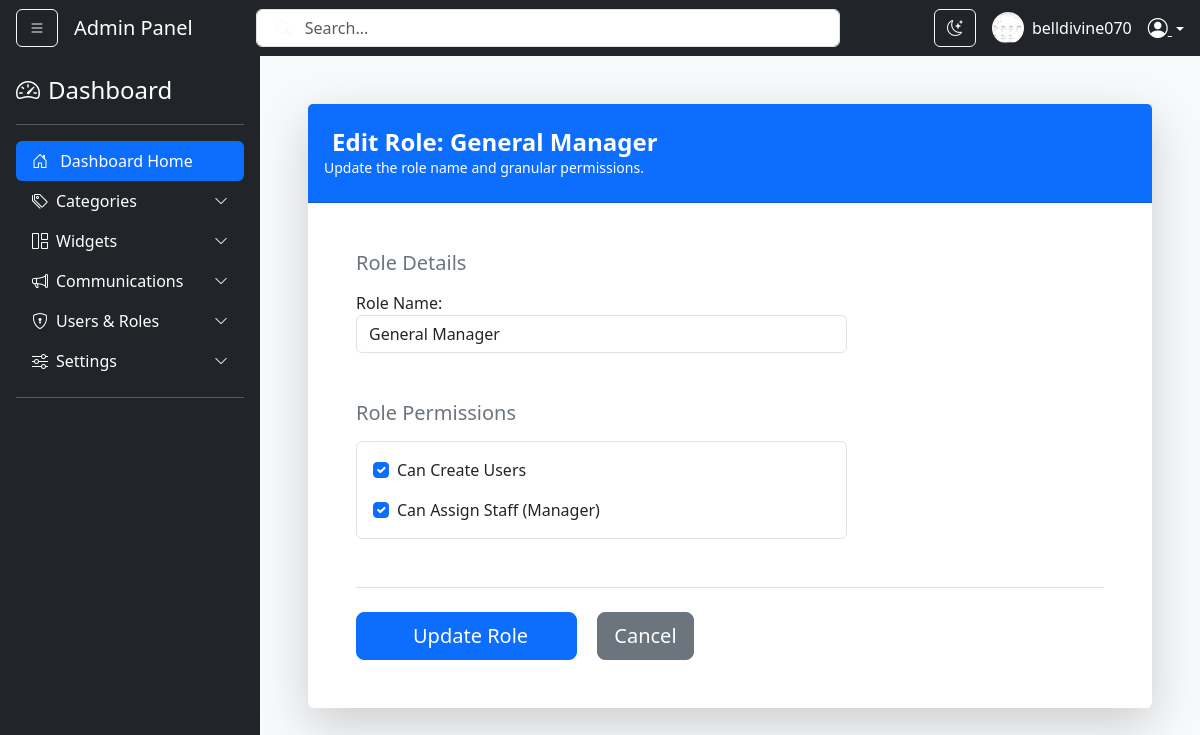
Page /bg-admin/roles/edit/2/ (signed in) on the committed database.
### users/models.py (models this page shows, shortened)
class CustomUser(AbstractBaseUser, PermissionsMixin):
    id = models.UUIDField(primary_key=True, default=uuid.uuid4, editable=False)
    email = models.EmailField(unique=True)
    username = models.CharField(max_length=150, unique=True)
    first_name = models.CharField(max_length=30)
    last_name = models.CharField(max_length=30)
    full_name = models.CharField(max_length=60, blank=True, null=True, editable=False)
    is_subscribed = models.BooleanField(default=True, verbose_name="Wants Newsletters")
    is_active = models.BooleanField(default=True)
    is_staff = models.BooleanField(default=False)
    is_manager = models.BooleanField(default=False)
    is_online = models.BooleanField(default=False)
    department = models.ForeignKey(Department, on_delete=models.SET_NULL, null=True, blank=True)
    date_joined = models.DateTimeField(default=timezone.now)
    role = models.ForeignKey('users.Role', on_delete=models.SET_NULL, null=True, blank=True, related_name='users')
    assigned_to = models.ForeignKey('self', on_delete=models.SET_NULL, null=True, blank=True, related_name='subordinates')
    region = models.CharField(max_length=50, blank=True, null=True)
    religion = models.CharField(max_length=50, blank=True, null=True)
    tribe = models.CharField(max_length=50, blank=True, null=True)
    ip_address = models.GenericIPAddressField(blank=True, null=True)
    racial_info = models.CharField(max_length=20, choices=[('black', 'Black'), ('white', 'White'), ('other', 'Other')], blank=True, null=True)
    profile_image = models.ImageField(upload_to='profile_images/', null=True, blank=True)
    USERNAME_FIELD = 'email'
    REQUIRED_FIELDS = ['username', 'first_name', 'last_name']
    objects = CustomUserManager()
    class Meta:
        verbose_name = 'Custom User'
        verbose_name_plural = 'Custom Users'

class Role(models.Model):
    name = models.CharField(max_length=50, unique=True, verbose_name="Role Name")
    slug = models.SlugField(max_length=50, unique=True, editable=False)
    can_create_user = models.BooleanField(default=False, verbose_name="Can Create Users")
    can_assign_staff = models.BooleanField(default=False, verbose_name="Can Assign Staff (Manager)")
    class Meta:
        verbose_name = "User Role"
        verbose_name_plural = "User Roles"

### users/views.py (the view)
# urls.py: path('roles/edit/<int:pk>/', views.RoleUpdateView.as_view(), name='edit_role'),
class RoleUpdateView(UserPassesTestMixin, UpdateView):
    model = Role
    form_class = RoleForm
    template_name = 'roles/edit_role.html'
    success_url = reverse_lazy('manage_roles')
    def test_func(self): return self.request.user.is_superuser

### users/forms.py
class RoleForm(forms.ModelForm):
    class Meta:
        model = Role
        fields = ['name', 'can_create_user', 'can_assign_staff']
        widgets = {
            'name': forms.TextInput(attrs={'class': 'form-control'}),
            'can_create_user': forms.CheckboxInput(attrs={'class': 'form-check-input'}),
            'can_assign_staff': forms.CheckboxInput(attrs={'class': 'form-check-input'}),
        }

### users/context_processors.py (called while the page is built)
def app_settings_processor(request):
    settings_dict = {}
    try:
        variables = AppVariable.objects.all().values('var_name', 'var_value')
        for var in variables:
            settings_dict[var['var_name']] = var['var_value']
    except Exception as e:
        print(f"Error loading AppVariables: {e}")
        settings_dict = {}
    return settings_dict

### users/templates/roles/edit_role.html (shortened to what this page needs)
{% extends "layout.html" %}
{% load static %}
{% load widget_tweaks %}
{% block content %}
<div class="container-fluid pt-4">
    <div class="card shadow-lg border-0">
        <div class="card-header bg-primary text-white py-4">
            <h4 class="m-0 fw-bold">
                 Edit Role: {{ role.name }}
            </h4>
            <p class="small mb-0">
                Update the role name and granular permissions.
            </p>
        </div>
        <div class="card-body p-5">
            <form method="post">
                <div class="row">
                    <div class="col-lg-8">
                        <h5 class="text-secondary mb-3">Role Details</h5>
                        <div class="mb-4">
                            {{ form.name.label_tag }}
                            {% render_field form.name class="form-control" %}
                        </div>
                        <h5 class="text-secondary mt-5 mb-3">Role Permissions</h5>
                        <div class="p-3 border rounded">
                            <div class="form-check mb-3">
                                {% render_field form.can_create_user class="form-check-input" %}
                                <label class="form-check-label fw-medium" for="{{ form.can_create_user.id_for_label }}">
                                    {{ form.can_create_user.label }}
                                </label>
                            </div>
                            <div class="form-check mb-0">
                                {% render_field form.can_assign_staff class="form-check-input" %}
                                <label class="form-check-label fw-medium" for="{{ form.can_assign_staff.id_for_label }}">
                                    {{ form.can_assign_staff.label }}
                                </label>
                            </div>
                        </div>
                    </div>
                </div>
                <div class="text-start border-top pt-4 mt-5">
                    <button type="submit" class="btn btn-primary btn-lg px-5">
                         Update Role
                    </button>
                    <a href="{% url 'manage_roles' %}" class="btn btn-secondary btn-lg ms-3">
                        Cancel
                    </a>
                </div>
            </form>
        </div>
    </div>
</div>
{% endblock content %}

### users/templates/layout.html (shortened to what this page needs)
{% load static %}
<!DOCTYPE html>
<html lang="en">
<head>
    <link rel="stylesheet" href="https://cdn.jsdelivr.net/npm/bootstrap-icons@1.13.1/font/bootstrap-icons.min.css">
    <link href="https://cdn.jsdelivr.net/npm/bootstrap@5.3.2/dist/css/bootstrap.min.css" rel="stylesheet">
    <link rel="stylesheet" href="{% static 'users/css/jquery.datetimepicker.min.css' %}">
    <link rel="stylesheet" href="{% static 'users/css/style.css' %}">
</head>
<body id="mainBody">
    <nav id="navbar" class="navbar navbar-expand-lg navbar-dark bg-dark sticky-top px-3">
        <button class="btn btn-outline-light me-3" id="sidebarToggle">
            <i class="bi bi-list"></i>
        </button>
        <a class="navbar-brand" href="#">Admin Panel</a>
        <form class="d-none d-md-flex mx-auto w-50 position-relative" role="search">
            <input class="form-control ps-5" type="search" placeholder="Search..." aria-label="Search">
            <button class="btn position-absolute top-50 start-0 translate-middle-y ms-2 border-0 bg-transparent" type="submit">
                <i class="bi bi-search text-light"></i>
            </button>
        </form>
        <div class="ms-auto d-flex align-items-center">
            <button class="btn btn-outline-light me-3 d-none d-sm-block" id="darkModeToggle" title="Toggle theme">
                <i class="bi bi-moon-stars" id="moonIcon"></i>
            </button>
            <img src="{% if user.profile_image %}{{ user.profile_image.url }}{% else %}{% static 'images/default_profile.png' %}{% endif %}" alt="Profile" class="rounded-circle me-2" width="32" height="32">
            <span class="text-white me-3 d-none d-lg-inline">{{ user.username|default:"Admin" }}</span>
            <div class="dropdown">
                <a class="text-white dropdown-toggle" data-bs-toggle="dropdown" style="cursor: pointer;">
                    <i class="bi bi-person-circle fs-5"></i>
                </a>
            </div>
        </div>
    </nav>
    <div class="d-flex">
        <div id="sidebar" class="bg-dark text-white p-3">
            <a href="/" class="d-flex align-items-center mb-3 text-white text-decoration-none">
                <i class="bi bi-speedometer2 fs-4 me-2"></i>
                <span class="fs-4">Dashboard</span>
            </a>
            <hr class="border-light">
            <ul class="nav nav-pills flex-column mb-auto">
                <li class="nav-item">
                    <a href="{% url 'index' %}" class="nav-link text-white active">
                        <i class="bi bi-house-door me-2"></i> Dashboard Home
                    </a>
                </li>
                <li>
                    <a data-bs-toggle="collapse" href="#CategoryMenu" class="nav-link text-white d-flex align-items-center">
                        <i class="bi bi-tags me-2"></i> Categories
                        <i class="bi bi-chevron-down ms-auto small"></i>
                    </a>
                </li>
                <li>
                    <a data-bs-toggle="collapse" href="#WidgetMenu" class="nav-link text-white d-flex align-items-center">
                        <i class="bi bi-grid-1x2 me-2"></i> Widgets
                        <i class="bi bi-chevron-down ms-auto small"></i>
                    </a>
                </li>
                <li>
                    <a data-bs-toggle="collapse" href="#commMenu" class="nav-link text-white d-flex align-items-center">
                        <i class="bi bi-megaphone me-2"></i> Communications
                        <i class="bi bi-chevron-down ms-auto small"></i>
                    </a>
                </li>
                <li>
                    <a data-bs-toggle="collapse" href="#usersMenu" class="nav-link text-white d-flex align-items-center">
                        <i class="bi bi-shield-lock me-2"></i> Users & Roles
                        <i class="bi bi-chevron-down ms-auto small"></i>
                    </a>
                </li>
                <li>
                    <a data-bs-toggle="collapse" href="#settingsMenu" class="nav-link text-white d-flex align-items-center">
                        <i class="bi bi-sliders me-2"></i> Settings
                        <i class="bi bi-chevron-down ms-auto small"></i>
                    </a>
                </li>
            </ul>
            <hr class="border-light">
        </div>
        <main id="content" class="flex-grow-1 content-wrapper p-3 p-md-4 bg-light">
            <div class="container-fluid">
                {% block content %}{% endblock content %}
            </div>
        </main>
    </div>
</body>
</html>

### users/static/users/css/style.css (style rules this page uses)
:root { --sidebar-width: 260px; }
body { overflow-x: hidden; background-color: #f8f9fa; transition: background 0.3s; }
#sidebar { min-width: var(--sidebar-width); max-width: var(--sidebar-width); background: #212529; transition: all 0.3s ease; min-height: 100vh; }
#sidebar { width: 260px; transition: all 0.3s ease; }

### users/templates/layout.html (style rules this page uses)
.content-wrapper { transition: all 0.3s; width: 100%; }

### rows in the picture
CustomUser: profile_image (picture), username "belldivine070"
Role: name "General Manager", can_create_user "☑", can_assign_staff "☑"
